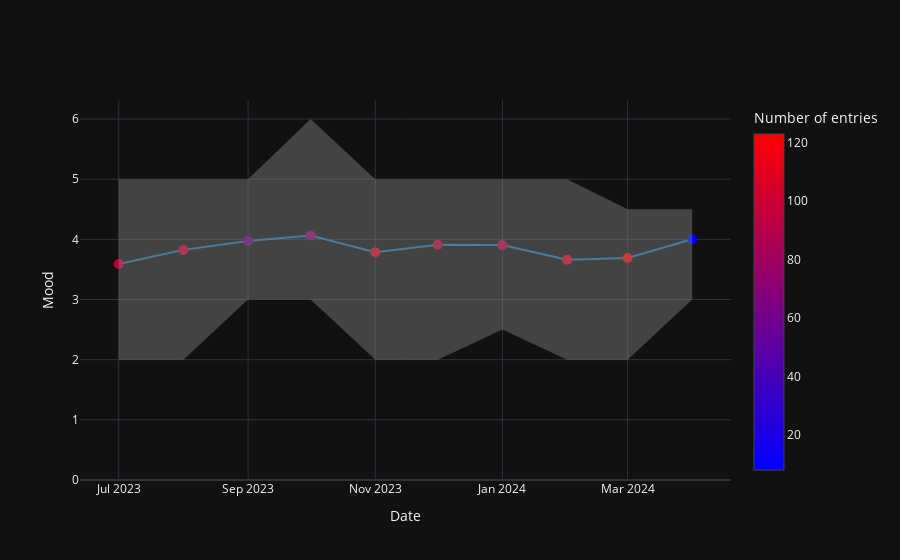

Notebook code cell kept with this figure:
### Code cell
df.mood_plot('month')

### Figure 1 — Plotly figure (JSON) as saved in the notebook; plotly's stock layout.template omitted (floating-point values rounded to 4 significant figures)
{"data": [{"line": {"color": "rgb(31, 119, 180)"}, "marker": {"color": [95, 97, 58, 71, 109, 95, 94, 108, 123, 8], "colorbar": {"title": {"text": "Number of entries"}}, "colorscale": [[0, "rgb(0,0,255)"], [1, "rgb(255,0,0)"]], "showscale": true, "size": 10}, "mode": "lines+markers", "name": "avg", "type": "scatter", "x": ["2023-07-01", "2023-08-01", "2023-09-01", "2023-10-01", "2023-11-01", "2023-12-01", "2024-01-01", "2024-02-01", "2024-03-01", "2024-04-01"], "y": [3.589, 3.825, 3.974, 4.063, 3.784, 3.911, 3.904, 3.662, 3.691, 4]}, {"line": {"width": 0}, "marker": {"color": "#444"}, "mode": "lines", "name": "max", "showlegend": false, "type": "scatter", "x": ["2023-07-01", "2023-08-01", "2023-09-01", "2023-10-01", "2023-11-01", "2023-12-01", "2024-01-01", "2024-02-01", "2024-03-01", "2024-04-01"], "y": [5, 5, 5, 6, 5, 5, 5, 5, 4.5, 4.5]}, {"fill": "tonexty", "fillcolor": "rgba(130, 130, 130, 0.45)", "line": {"width": 0}, "marker": {"color": "#444"}, "mode": "lines", "name": "min", "showlegend": false, "type": "scatter", "x": ["2023-07-01", "2023-08-01", "2023-09-01", "2023-10-01", "2023-11-01", "2023-12-01", "2024-01-01", "2024-02-01", "2024-03-01", "2024-04-01"], "y": [2, 2, 3, 3, 2, 2, 2.5, 2, 2, 3]}], "layout": {"hovermode": "x", "showlegend": false, "xaxis": {"title": {"text": "Date"}}, "yaxis": {"rangemode": "tozero", "title": {"text": "Mood"}}}}
